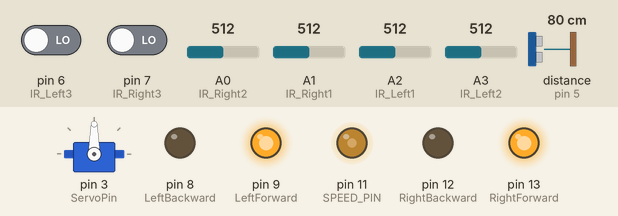
This sketch was run on a simulated Arduino Uno, built with avr-gcc and run on an emulated ATmega328P. On the bench: servo, output pins drawn as LEDs (lit = HIGH). Wiring (inferred from the names in the program): ultrasonic range finder: trigger pin 4; echo pin 5. Dashed ring = blinking. Inputs (shaded band) come from the test bench; at power-on: distance to the obstacle (sensor on pin 5) 80 cm, pin 6 (IR_Left3) LOW, A1 (IR_Right1) = 512, A2 (IR_Left1) = 512, pin 7 (IR_Right3) LOW, A0 (IR_Right2) = 512, A3 (IR_Left2) = 512. The echo pulse lasts 58.3 µs per cm; pins used as bus, display or sensor lines are not drawn.

Above: at 2.2 s.
2.3 s: distance to the obstacle (sensor on pin 5) set to 5 cm
3.8 s: distance to the obstacle (sensor on pin 5) set to 2 cm
At 5.5 s:
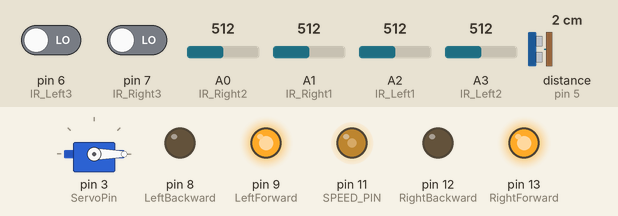
6.1 s: pin 6 (IR_Left3) driven HIGH
At 9.0 s:
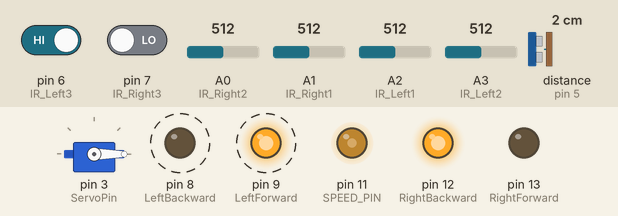
9.1 s: A1 (IR_Right1) set to 160
At 9.9 s:
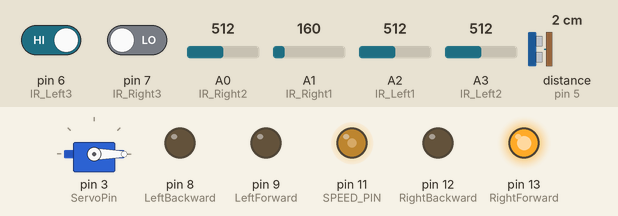
12.1 s: A2 (IR_Left1) set to 160
15.1 s: pin 6 (IR_Left3) driven LOW
At 16.7 s:
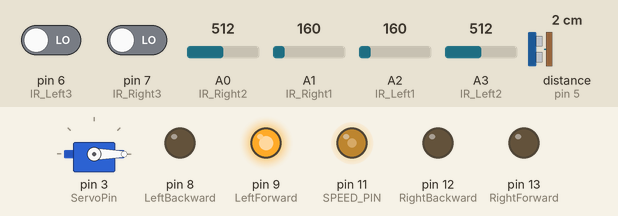
Timing chart, 0 to 18.0 s (numbered marks = the images above; inputs shaded):
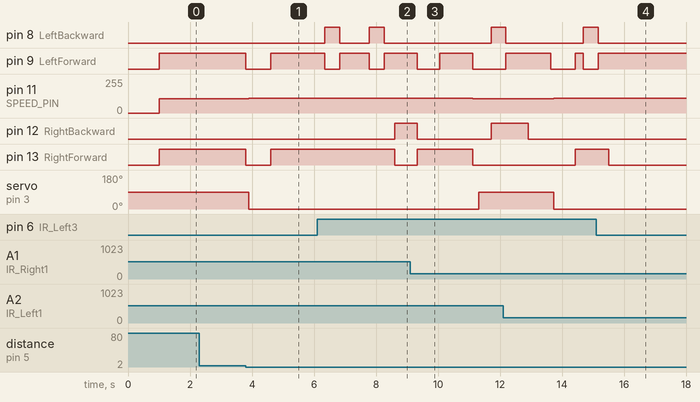

The sketch:

BdRO.ino
```cpp
#include <Servo.h>

#define RightForward 13
#define RightBackward 12

#define LeftForward 9
#define LeftBackward 8

#define IR_Right3 7
#define IR_Right2 A0
#define IR_Right1 A1

#define IR_Left1 A2
#define IR_Left2 A3
#define IR_Left3 6

/*Servo config*/
#define ServoPin 3
Servo srv; /*PWM pin --> orange*/

/*ultrasonic sensor*/
#define pingPin 4
#define echoPin 5

#define SPEED 106    /*0-255 range*/
#define SPEED_PIN 11
//#define SPEED_PIN_L 11

bool ir_right3, ir_left3;
float ir_right1, ir_right2, ir_left1, ir_left2;
unsigned long startMillis;
unsigned long currentMillis;
bool picked_obj = false;

int cmd_index = 0;
char cmd[] = {'L', 'F', 'L', 'G', 'F', 'F', 'D', 'L' , 'L' , 'D'};
/** L - left, R - right
  S - stop, F - forward
  G - 180 degree rotation
  D - drop obj drop()
**detect white surface!!**

*/

float distance = 0.0;

void setup() {
  //  Serial.begin(9600);
  pinMode(RightForward, OUTPUT);
  pinMode(RightBackward, OUTPUT);
  pinMode(LeftForward, OUTPUT);
  pinMode(LeftBackward, OUTPUT);
  pinMode(SPEED_PIN, OUTPUT);
  //  pinMode(SPEED_PIN_L, OUTPUT);

  pinMode(IR_Right3, INPUT);
  pinMode(IR_Right2, INPUT);
  pinMode(IR_Right1, INPUT);
  pinMode(IR_Left1, INPUT);
  pinMode(IR_Left2, INPUT);
  pinMode(IR_Left3, INPUT);

  pinMode(pingPin, OUTPUT);
  pinMode(echoPin, INPUT);

  srv.attach(ServoPin);
  srv.write(90);

  delay(1000);
  analogWrite(SPEED_PIN, SPEED);
  //  analogWrite(SPEED_PIN_L, SPEED);

}

void left() {
  digitalWrite(RightForward, HIGH);
  digitalWrite(LeftBackward, LOW);

  digitalWrite(RightBackward, LOW);
  digitalWrite(LeftForward, LOW);
  //  delay(10);**
}

void hard_left() {
  digitalWrite(RightForward, HIGH);
  digitalWrite(LeftBackward, HIGH);

  digitalWrite(RightBackward, LOW);
  digitalWrite(LeftForward, LOW);
  delay(100);
}

void right() {
  digitalWrite(RightBackward, LOW);
  digitalWrite(LeftForward, HIGH);

  digitalWrite(RightForward, LOW);
  digitalWrite(LeftBackward, LOW);
  //  delay(10);**
}

void hard_right() {
  digitalWrite(RightBackward, HIGH);
  digitalWrite(LeftForward, HIGH);

  digitalWrite(RightForward, LOW);
  digitalWrite(LeftBackward, LOW);
  delay(100);
}

void forward() {
  digitalWrite(RightForward, HIGH);
  digitalWrite(LeftForward, HIGH);

  digitalWrite(RightBackward, LOW);
  digitalWrite(LeftBackward, LOW);
  //  delay(20);
}

void backward() {
  digitalWrite(RightBackward, HIGH);
  digitalWrite(LeftBackward, HIGH);

  digitalWrite(RightForward, LOW);
  digitalWrite(LeftForward, LOW);
  delay(150);
}

void _stop_() {
  digitalWrite(RightBackward, LOW);
  digitalWrite(LeftBackward, LOW);

  digitalWrite(RightForward, LOW);
  digitalWrite(LeftForward, LOW);
}

void pick_up() {
  _stop_();
  delay(100);
  srv.write(0);
  analogWrite(SPEED_PIN, 110);
  delay(700);
  forward();
}

void drop() {
  analogWrite(SPEED_PIN, SPEED);
  _stop_();
  delay(200);
  srv.write(90);
  delay(400);
  picked_obj = false;
}

void run_until(void (*func)(), int milli_sec) {
  startMillis = millis();
  while (true) {
    func();
    currentMillis = millis() - startMillis;
    if (currentMillis >= milli_sec) {
      break;
    }
  }
}


void stay_on_line() {
  ir_right1 = analogRead(IR_Right1);
  ir_right2 = analogRead(IR_Right2);
  ir_left1 = analogRead(IR_Left1);
  ir_left2 = analogRead(IR_Left2);

//  ir_right3 = digitalRead(IR_Right3);
//  ir_left3 = digitalRead(IR_Left3);

  if (ir_right1 > 170 && ir_left1 > 170) {
    forward();
  }
  else if (ir_right1 > 170) {
    right();
  }
  else if (ir_left1 > 170) {
    left();
  }
  else if (ir_right2 > 170) {
    right();
  }
  else if (ir_left2 > 170) {
    left();
  }
//  else if(ir_right3 == 1){
//    right();
//  }
//  else if(ir_left3 == 1){
//    left();
//  }
}


void exe_cmd(char dir) {
  if (dir == 'L') {
    forward();
    delay(250);
    hard_left();
    delay(380);
    forward();
  }
  else if (dir == 'R') {
    forward();
    delay(250);
    hard_right();
    delay(380);
    forward();
  }
  else if (dir == 'S') {
    _stop_();
    delay(5000);
  }
  else if (dir == 'F') {
    forward();
  }
  else if (dir == 'D') {
    forward();
    delay(350);
    drop();
    backward();
    delay(320);
    hard_right();
    delay(620);
    run_until(&stay_on_line, 380);
//    forward();
  }
  else if (dir == 'G') {
    hard_right();
    delay(620);
    run_until(&stay_on_line, 380);
//    forward();
  }
  delay(350);
}

void loop() {

  digitalWrite(pingPin, LOW);
  delayMicroseconds(2);
  digitalWrite(pingPin, HIGH);
  delayMicroseconds(10);
  digitalWrite(pingPin, LOW);

  distance = pulseIn(echoPin, HIGH) * 0.034 / 2;

  if (!picked_obj && distance < 3.5 && distance != 0) {
    pick_up();
    picked_obj = true;
  }

  /* 1 -> black, 0 -> white */
  ir_right3 = digitalRead(IR_Right3);
  ir_left3 = digitalRead(IR_Left3);

  /*intersection detected*/
  if (ir_right3 == 1 || ir_left3 == 1) {
    if (sizeof(cmd) > cmd_index) {
      exe_cmd(cmd[cmd_index]);
      cmd_index++;
    }
    else {
      _stop_();
      while(true){

      }
    }
  }
  else {
    stay_on_line();
  }
}
```

Measured:
- the behaviour switches between 4 and 3 cm on distance to the obstacle (sensor on pin 5) (found by bisection; images 0 and 1)
- after the input at 2.3 s, every drawn part: stays the same
- after the input at 3.8 s, pin 9 (LeftForward), pin 13 (RightForward): HIGH → LOW at once, → HIGH 0.80 s later; pin 11 (SPEED_PIN): 106/255 → 110/255 after 0.10 s; servo on pin 3 (ServoPin): 90° → 0° after 0.10 s
- after the input at 6.1 s, pin 8 (LeftBackward): alternates HIGH for 0.48 s and LOW for 0.95 s, starting after 0.25 s; pin 9 (LeftForward): alternates HIGH for 0.95 s and LOW for 0.48 s, starting after 0.25 s; pin 12 (RightBackward): LOW → HIGH after 2.5 s; pin 13 (RightForward): HIGH → LOW after 2.5 s
- after the input at 9.1 s, pin 9 (LeftForward): HIGH → LOW after 0.23 s instead of 2.0 s
- after the input at 15.1 s, pin 8 (LeftBackward): goes on until 15.2 s, then stays LOW; pin 9 (LeftForward): goes on until 15.2 s, then stays HIGH
